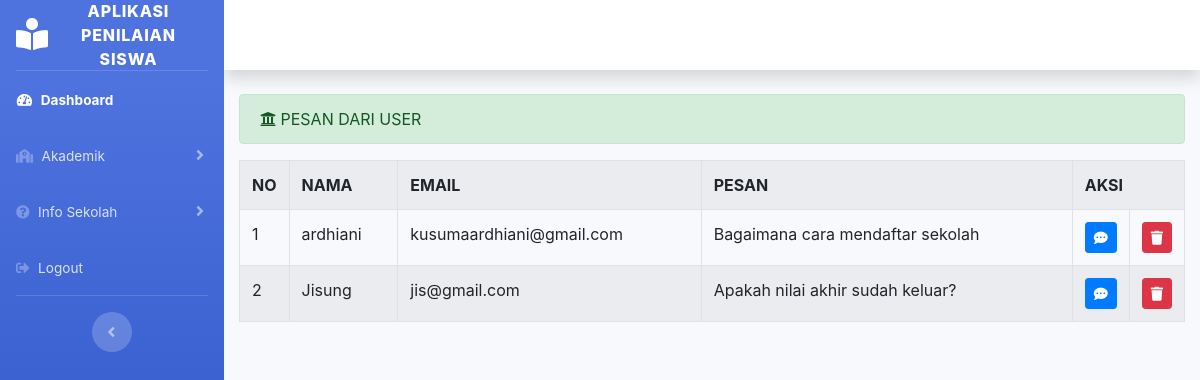
The page /index.php/hubungi_kami on the database its author committed.
### tables this page shows
CREATE TABLE `hubungi` (
  `hubungi_id` int(11) NOT NULL,
  `nama` varchar(50) NOT NULL,
  `email` varchar(50) NOT NULL,
  `pesan` varchar(255) NOT NULL
);

### application/controllers/Hubungi_kami.php (called while the page is built, shortened)
<?php
class Hubungi_kami extends CI_Controller{
	public function index(){
		$data['hubungi'] = $this->hubungi_model->tampil_data('hubungi')->result();
		$this->load->view("templates_administrator/header");
		$this->load->view("templates_administrator/sidebar2");
		$this->load->view("user/hubungi_kami", $data);
		$this->load->view("templates_administrator/footer");
	}
}

### index.php (called while the page is built, shortened)
<?php
require_once BASEPATH.'core/CodeIgniter.php';

### application/models/Hubungi_model.php (called while the page is built, shortened)
<?php
class Hubungi_model extends CI_Model{
	public function tampil_data($table){
		return $this->db->get($table);
	}
}

### application/views/user/hubungi_kami.php (the view, shortened to what this page needs)
<div class="container-fluid">
	<div class="alert alert-success" role="alert">
		<i class="fas fa-university"></i> PESAN DARI USER
	</div>
	<table class="table table-bordered table-striped table-hover">
		<tr>
			<th width="20px">NO</th>
			<th>NAMA</th>
			<th>EMAIL</th>
			<th>PESAN</th>
			<th colspan="2">AKSI</th>
		</tr>
		<?php
		$no = 1;
		foreach ($hubungi as $hb) : ?>
			<tr>
				<td><?php echo $no++ ?></td>
				<td><?php echo $hb->nama ?></td>
				<td><?php echo $hb->email ?></td>
				<td><?php echo $hb->pesan ?></td>
				<td width="20px"><?php echo anchor('Hubungi_kami/kirim_email/'.$hb->hubungi_id,'<div class="btn btn-sm btn-primary"><i class="fas fa-comment-dots"></i></div>')?></td>
				<td width="20px"><?php echo anchor('Hubungi_kami/delete/'.$hb->hubungi_id,'<div class="btn btn-sm btn-danger"><i class="fa fa-trash"></i></div>') ?></td>
			</tr>
		<?php endforeach; ?>
	</table>
</div>

### rows shown on the page
hubungi: nama "ardhiani", email "kusumaardhiani@gmail.com", pesan "Bagaimana cara mendaftar sekolah"
hubungi: nama "Jisung", email "jis@gmail.com", pesan "Apakah nilai akhir sudah keluar?"
